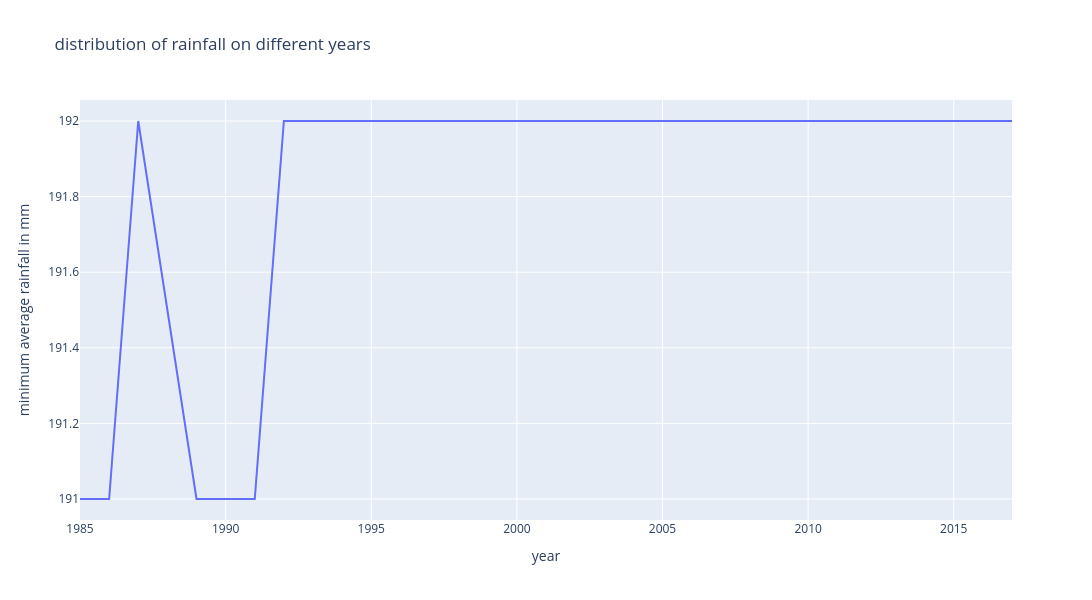

Source (notebook cell):
### Code cell
import pandas as pd
import plotly.express as pt

y2.columns=y2.columns.str.strip().str.lower()

y2['average_rain_fall_mm_per_year'] = pd.to_numeric(y2['average_rain_fall_mm_per_year'],errors='coerce')


luv2=y2.groupby('year')['average_rain_fall_mm_per_year'].count().reset_index()
luv2 = luv2.dropna(subset=['average_rain_fall_mm_per_year'])


fig=pt.line(luv2,x='year',y='average_rain_fall_mm_per_year',title='distribution of rainfall on different years',height=600,width=1300)
           
fig.update_layout(xaxis_title='year',yaxis_title='minimum average rainfall in mm')

fig.show()

### Figure 1 — Plotly figure (JSON) as saved in the notebook; plotly's stock layout.template omitted (floating-point values rounded to 4 significant figures)
{"data": [{"hovertemplate": "year=%{x}<br>average_rain_fall_mm_per_year=%{y}<extra></extra>", "legendgroup": "", "line": {"color": "#636efa", "dash": "solid"}, "marker": {"symbol": "circle"}, "mode": "lines", "name": "", "orientation": "v", "showlegend": false, "type": "scatter", "x": [1985, 1986, 1987, 1989, 1990, 1991, 1992, 1993, 1994, 1995, 1996, 1997, 1998, 1999, 2000, 2001, 2002, 2004, 2005, 2006, 2007, 2008, 2009, 2010, 2011, 2012, 2013, 2014, 2015, 2016, 2017], "xaxis": "x", "y": [191, 191, 192, 191, 191, 191, 192, 192, 192, 192, 192, 192, 192, 192, 192, 192, 192, 192, 192, 192, 192, 192, 192, 192, 192, 192, 192, 192, 192, 192, 192], "yaxis": "y"}], "layout": {"height": 600, "legend": {"tracegroupgap": 0}, "title": {"text": "distribution of rainfall on different years"}, "width": 1300, "xaxis": {"anchor": "y", "domain": [0, 1], "title": {"text": "year"}}, "yaxis": {"anchor": "x", "domain": [0, 1], "title": {"text": "minimum average rainfall in mm"}}}}
